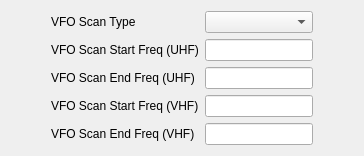
     <widget class="QWidget" name="vfoScanTab">
      <attribute name="title">
       <string>VFO Scan</string>
      </attribute>
      <layout class="QHBoxLayout" name="horizontalLayout_24">
       <item>
        <spacer name="horizontalSpacer_24">
         <property name="orientation">
          <enum>Qt::Orientation::Horizontal</enum>
         </property>
         <property name="sizeHint" stdset="0">
          <size>
           <width>40</width>
           <height>20</height>
          </size>
         </property>
        </spacer>
       </item>
       <item>
        <layout class="QFormLayout" name="formLayout_17">
         <property name="formAlignment">
          <set>Qt::AlignmentFlag::AlignRight|Qt::AlignmentFlag::AlignTop|Qt::AlignmentFlag::AlignTrailing</set>
         </property>
         <item row="0" column="0">
          <widget class="QLabel" name="label_165">
           <property name="text">
            <string>VFO Scan Type</string>
           </property>
          </widget>
         </item>
         <item row="1" column="0">
          <widget class="QLabel" name="label_166">
           <property name="text">
            <string>VFO Scan Start Freq (UHF)</string>
           </property>
          </widget>
         </item>
         <item row="2" column="0">
          <widget class="QLabel" name="label_167">
           <property name="text">
            <string>VFO Scan End Freq (UHF)</string>
           </property>
          </widget>
         </item>
         <item row="3" column="0">
          <widget class="QLabel" name="label_168">
           <property name="text">
            <string>VFO Scan Start Freq (VHF)</string>
           </property>
          </widget>
         </item>
         <item row="4" column="0">
          <widget class="QLabel" name="label_169">
           <property name="text">
            <string>VFO Scan End Freq (VHF)</string>
           </property>
          </widget>
         </item>
         <item row="0" column="1">
          <widget class="QComboBox" name="vfoScanTypeCmbx"/>
         </item>
         <item row="1" column="1">
          <widget class="QLineEdit" name="vfoScanStartUhfTxt"/>
         </item>
         <item row="2" column="1">
          <widget class="QLineEdit" name="vfoScanEndUhfTxt"/>
         </item>
         <item row="3" column="1">
          <widget class="QLineEdit" name="vfoScanStartVhfTxt"/>
         </item>
         <item row="4" column="1">
          <widget class="QLineEdit" name="vfoScanEndVhfTxt"/>
         </item>
        </layout>
       </item>
       <item>
        <spacer name="horizontalSpacer_25">
         <property name="orientation">
          <enum>Qt::Orientation::Horizontal</enum>
         </property>
         <property name="sizeHint" stdset="0">
          <size>
           <width>40</width>
           <height>20</height>
          </size>
         </property>
        </spacer>
       </item>
      </layout>
     </widget>
